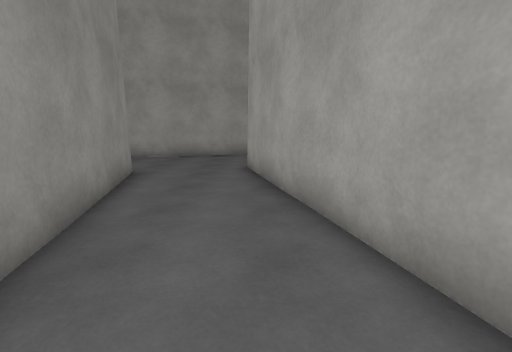
view 1 (above)

17 first-person views from a walk through a 3-D level made in the Unity game engine. The camera is 1.5 m above the floor, tilts 10° down and sees 85° across. The floor is counted in squares, 1 m on a side. Each view is taken from the middle of a square. On the plan, view 1 faces up. The plan holds only what a view shows up to about 14 squares ahead; the rest is blank. The place goes on beyond the plan. Surface patterns are stand-ins for the level's own textures.

view 2
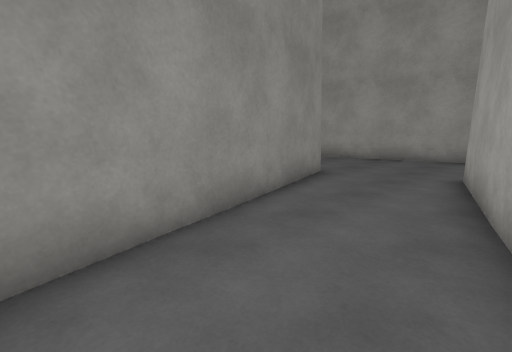

view 3
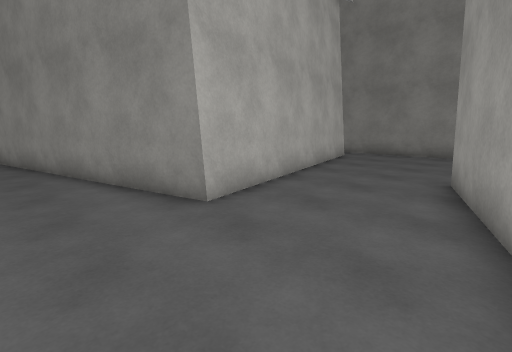

view 4
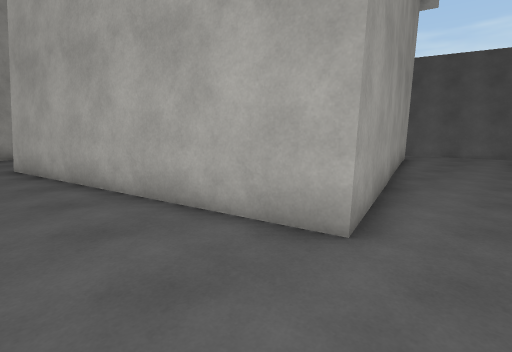

view 5
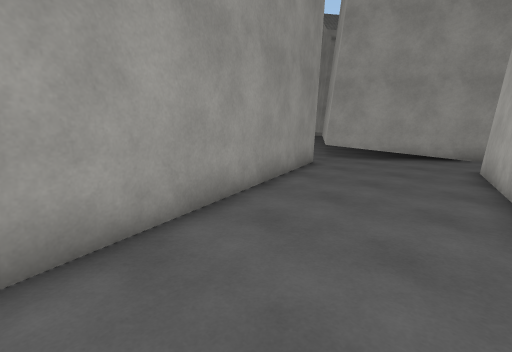

view 6
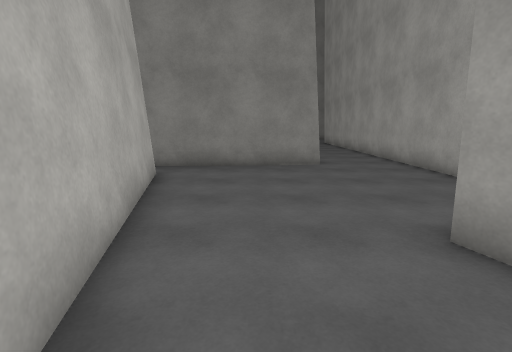

view 7
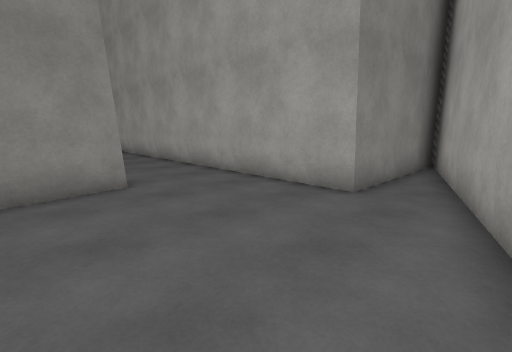

view 8
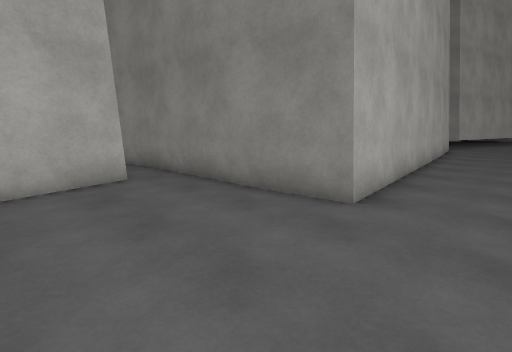

view 9
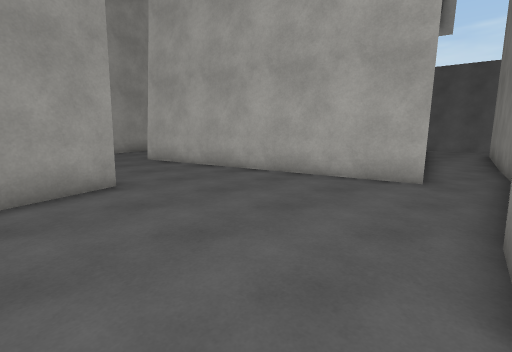

view 10
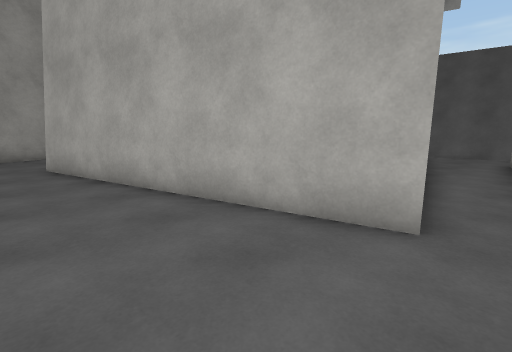

view 11
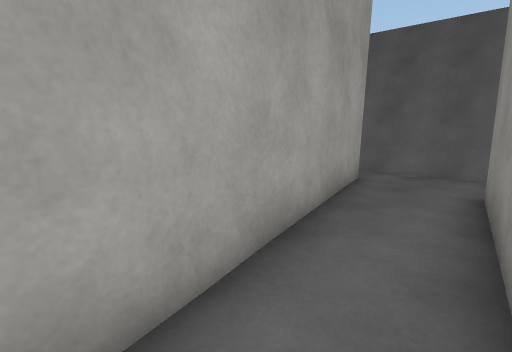

view 12
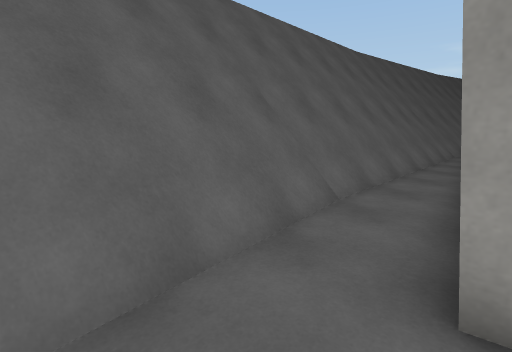

view 13
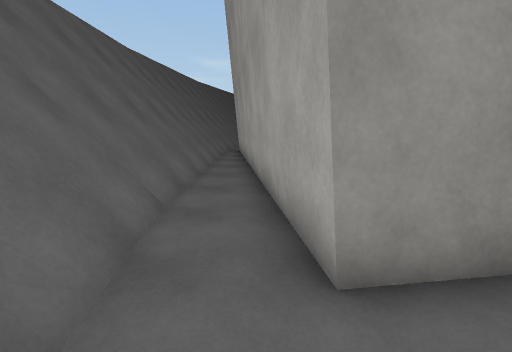

view 14
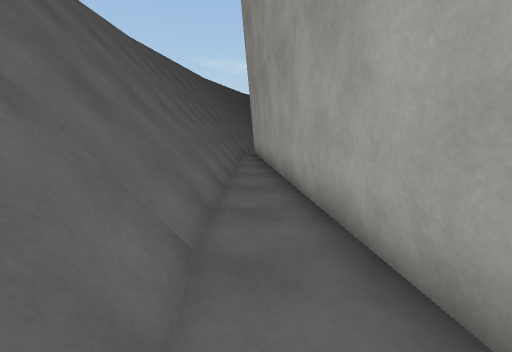

view 15
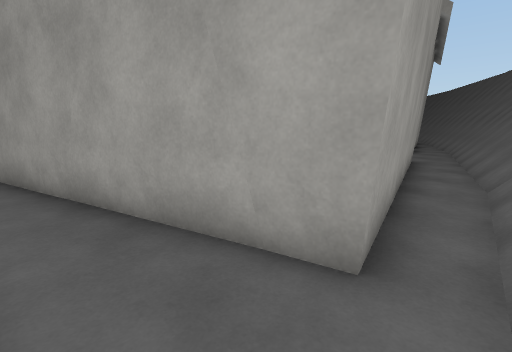

view 16
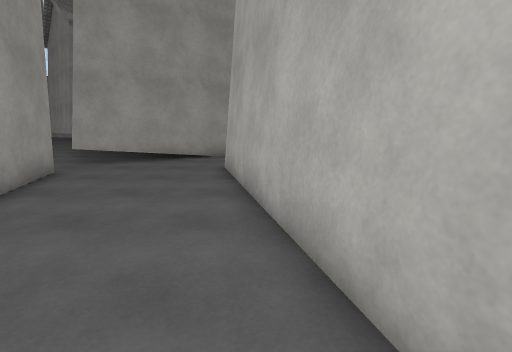

view 17
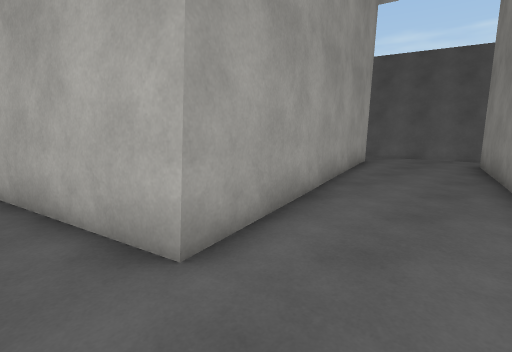

### Floor plan
Points are (right, up) in squares from view 1. A wall is a line through its corners. A room is listed if a view was taken in it or the views show most of it. See-through windows are left out.
Room 1 (views 1, 2, 3, 4, 5, 6, 7, 8, 9, 10, 16, 17)
walls: (-15, 6.7) (-4.1, 9.4) (-1.6, -1.3) (-6.1, -2.4); (-12.8, 19.9) (-12.9, 16) (-23.9, 16.3); (-16.9, 10.5) (-16.7, 7.4); (2.3, -0.3) (-0.3, 10.5) (10.5, 13.1); (-3.3, -4.4) (2.2, -3); (-1.7, -4.3) (1.8, -3.4); (-1.3, -4.4) (1.8, -3.6); (9.4, 18.7) (-9.5, 12.5) (-11.9, 20); (13.8, 14.7) (10.9, 19.3); (-25.6, 11.8) (-17.2, 12.5) (-16.8, 9.8)
low walls: (-15.1, 6.8) (-4.1, 9.5); (-1.5, -3.2) (2.7, -2.1); (-2.5, -3.5) (-1.6, -3.3); (-1.5, -3.4) (2, -2.5); (-4.2, -4.3) (2.3, -2.6); (-4.1, -4.5) (2.1, -2.9)
ways out: opening at (-16, 7) to room 2; opening at (10, 19); opening at (12.7, 13)
Room 2 (view 11)
walls: (-16.6, 4.7) (-16.4, 3.2); (-14.3, 3.7) (-14.6, 5.1); (-16.7, 7.4) (-16.6, 4.5)
ways out: opening at (-16, 7) to room 1; opening at (-15, 3) to room 3
Room 3 (views 12, 13, 14, 15)
walls: (-18.3, -6.8) (-11.5, -5.9); (-18.3, -6.9) (-11.3, -6); (-18.2, -7.2) (-11.3, -6.3); (-12.4, -4) (-14.3, 3.7); (-16.4, 3.2) (-15.4, -3.3) (-25.5, -4.5); (-25.5, -6.9) (-18.1, -6.9)
low walls: (-18.4, -6.1) (-11.8, -5.3); (-18.3, -6.4) (-11.6, -5.5); (-18.3, -6.6) (-11.5, -5.7); (-20.4, -6.1) (-18.1, -6.1); (-22.4, -6) (-18.1, -6); (-23.4, -6) (-22.5, -6); (-24.4, -6) (-23.5, -6); (-24.4, -6.1) (-20.5, -6.1); (-24.8, -6.7) (-18.1, -6.7); (-25.5, -6) (-24.5, -6); (-25.5, -6.1) (-24.5, -6.1); (-25.5, -6.3) (-18.1, -6.3); (-25.5, -6.5) (-18.1, -6.5)
ways out: opening at (-15, 3) to room 2

Positions as (right, up) in squares from view 1, and headings:
1: (0, 0), facing up
2: (1, 1), facing up-left
3: (-1, 14), facing down-left
4: (-2, 14), facing down-right
5: (-1, 12), facing up-right
6: (-6, 10), facing left
7: (-10, 10), facing up-left
8: (-12, 15), facing down-left
9: (-17, 15), facing down-right
10: (-16, 11), facing down-right
11: (-16, 4), facing down-right
12: (-13, -3), facing down-left
13: (-13, -4), facing left
14: (-15, -5), facing left
15: (-15, -5), facing up-right
16: (0, 12), facing right
17: (-3, 12), facing down-right
